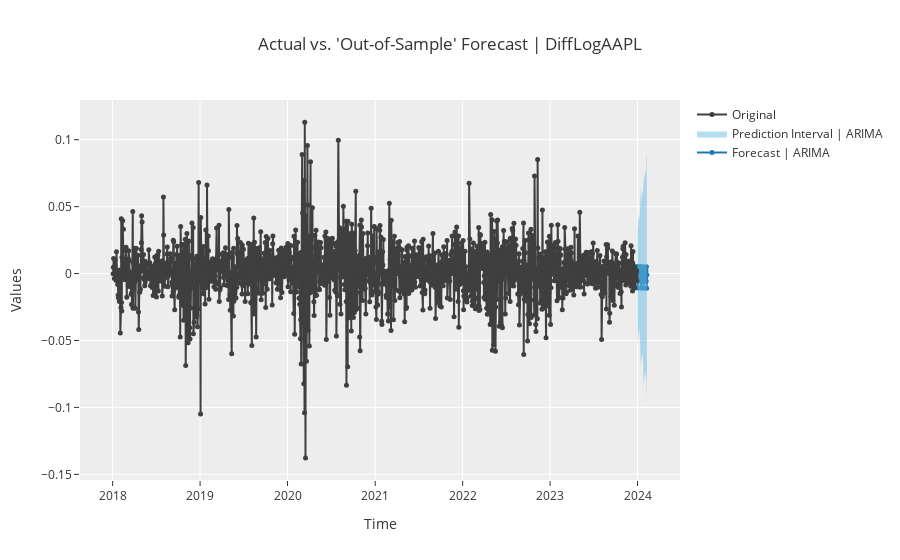

This figure's notebook cell:
### Code cell
exp1.plot_model(final_model  , plot='forecast', data_kwargs={'fh':30})
